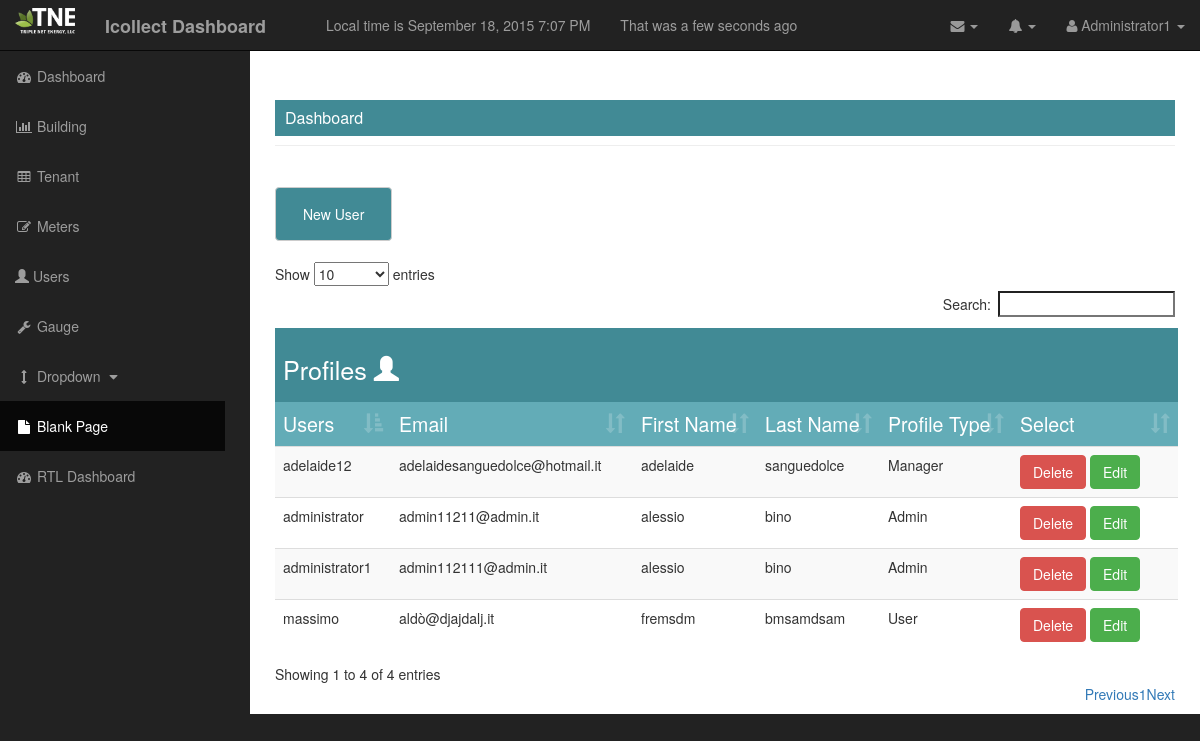
/dashboard/users (signed in), run on the app's committed database.
### project/model_.py (models this page shows, shortened)
class user_(db.Model,UserMixin):
    __tablename__ = "user"
    id_user = db.Column(db.Integer, primary_key=True)
    user = db.Column(db.String, unique=True, nullable=False)
    password = db.Column(db.String, unique=True ,nullable=False)
    email = db.Column(db.String, unique=True, nullable=False)
    first_name = db.Column(db.String, nullable=False)
    last_name = db.Column(db.String, nullable=False)
    role = db.Column(db.String, db.ForeignKey('profile_type.name'))
    gauge_ch = db.relationship('gauge_', backref='user')
    def is_authenticated(self):
        return True
    @login_.user_loader
    def load_user(id_user=None):
        return user_.query.get(int(id_user))

### project/users/view.py (the view)
@users_for_blueprint.route('/dashboard/users')
@login_required
def user_page():
    users_site = db.session.query(user_).order_by(user_.id_user)
    return render_template('users.html', users=users_site, current_time=datetime.utcnow())

### project/templates/users.html (shortened to what this page needs)
{% extends "base_.html" %}
{% block head %}
    {{ super() }}
{% endblock %}
{% block content %}
      <div id="page-wrapper">
           <div class="container-fluid">
                <div class="row">
                    <div class="page-tabs">
                        <div class="col-lg-12">
                            <ul class="nav nav-pills nav-user">
                                  <li type="button" class="btn btn-default" role="presentation"><a class="tab-extra" href="{{url_for('user.new_users')}}" aria-controls="new-user" role="tab">New User</a></li>
                            </ul>
                        </div>
                    </div>
                     <div class="col-lg-12">
                     </div>
                    <div class="col-lg-12">
                          <div class="tables">
                            <table id="tables-users" class="table table-striped table-hover">
                                <caption class="tables-users">
                                <h2>Profiles <i class="glyphicon glyphicon-user"></i>
                                </h2>
                                </caption>
                                <thead class="table-header">
                                    <tr>
                                        <td>Users</td>
                                        <td>Email</td>
                                        <td>First Name</td>
                                        <td>Last Name</td>
                                        <td>Profile Type</td>
                                        <td>Select</td>
                                    </tr>
                                </thead>
                                <tbody>
                                    {% for user in users %}
                                <tr>
                                        <td>{{user.user}}</td>
                                        <td>{{user.email}}</td>
                                        <td>{{user.first_name}}</td>
                                        <td>{{user.last_name}}</td>
                                        <td>{{user.role}}</td>
                                        <div class="btn-group-lg">
                                        <td width="150px"><a type="button" class="btn btn-danger btn-user-dng" href="{{ url_for('user.delete_users', usersdel=user.user)}}">Delete</a>
                                        <a type="button" class="btn btn-success btn-user-edit" href="{{ url_for('user.edit_users', useredit=user.user) }}">Edit</a></td>
                                        </div>
                                </tr>
                                    {% endfor %}
                                </tbody>
                            </table>
                        </div>
                    </div>
                    </div>
                </div>
           </div>
      </div>
{% endblock %}

### project/templates/base_.html (shortened to what this page needs)
<!DOCTYPE html>
<html lang="en">
{% block head %}
<head>
     <link href="{{url_for('static', filename='css/bootstrap.min.css')}}" rel="stylesheet">
     <link href="{{url_for('static', filename='css/sb-admin.css')}}" rel="stylesheet">
     <link href="{{ url_for('static', filename='css/simple-sidebar.css')}}" rel="stylesheet">
     <link href="{{url_for('static', filename='font-awesome/css/font-awesome.min.css')}}" rel="stylesheet">
    <link href="{{ url_for('static', filename='css/dataTables.bootstrap.css')}}" rel="stylesheet">
</head>
{% endblock %}
<body>
    <div id="wrapper">
        {% if current_user.is_authenticated() %}
        <nav class="navbar navbar-inverse navbar-fixed-top" role="navigation">
            <div class="navbar-header">
                <a class="navbar-brand" href="{{url_for('user.logout_')}}">
                    <img style="max-width: 60px; margin-top: -7px" src = "{{url_for ('static' , filename='images/TNE_150.png')}}">
                </a>
                <a class ="navbar-brand" href="/dashboard"><strong>Icollect Dashboard</strong></a>
                <div class="navbar-brand">
                </div>
                <div class="navbar-text"> Local time is {{ moment(current_time).format('LLL') }}</div>
                <div class="navbar-text"> That was {{ moment(current_time).fromNow(refresh=True)}}</div>
            </div>
            <ul class="nav navbar-right top-nav">
                <li class="dropdown">
                    <a href="#" class="dropdown-toggle" data-toggle="dropdown"><i class="fa fa-envelope"></i> <b class="caret"></b></a>
                </li>
                <li class="dropdown">
                    <a href="#" class="dropdown-toggle" data-toggle="dropdown"><i class="fa fa-bell"></i> <b class="caret"></b></a>
                </li>
                <li class="dropdown">
                    <a href="#" class="dropdown-toggle" data-toggle="dropdown"><i class="fa fa-user"></i>  {{ current_user.user|capitalize }} <b class="caret"></b></a>
                </li>
            </ul>
            {% endif %}
            <div class="collapse navbar-collapse navbar-ex1-collapse">
                <ul class="nav navbar-nav side-nav">
                    <li>
                        <a href="/dashboard"><i class="fa fa-fw fa-dashboard"></i> Dashboard</a>
                    </li>
                    <li>
                        <a href="/dashboard/building"><i class="fa fa-fw fa-bar-chart-o"></i> Building </a>
                    </li>
                    <li>
                        <a href="/dashboard/tenant"><i class="fa fa-fw fa-table"></i> Tenant </a>
                    </li>
                    <li>
                        <a href="/dashboard/meters"><i class="fa fa-fw fa-edit"></i> Meters </a>
                    </li>
                    <li>
                        <a href="/dashboard/users"><i class="glyphicon glyphicon-user"></i> Users </a>
                    </li>
                    <li>
                        <a href="/dashboard/prova"><i class="fa fa-fw fa-wrench"></i> Gauge</a>
                    </li>
                    <li>
                        <a href="javascript:;" data-toggle="collapse" data-target="#demo"><i class="fa fa-fw fa-arrows-v"></i> Dropdown <i class="fa fa-fw fa-caret-down"></i></a>
                    </li>
                    <li class="active">
                        <a href="blank-page.html"><i class="fa fa-fw fa-file"></i> Blank Page</a>
                    </li>
                    <li>
                        <a href="../../Template_Error/index-rtl.html"><i class="fa fa-fw fa-dashboard"></i> RTL Dashboard</a>
                    </li>
                </ul>
            </div>
        </nav>
        <div id="page-wrapper">
           <div class="container-fluid">
                <div class="row">
                    <div class="col-lg-12">
                        <h1 class="page-header">
                            <div class="box-header show-header widget-head">
                                Dashboard
                            </div>
                        </h1>
                        {% block error %}
                        <div class="col-lg-12">
                        </div>
                        {% endblock %}
                    </div>
                </div>
           </div>
    </div>
        {% block content %}
        {% endblock %}
</body>
</html>

### project/static/css/sb-admin.css (style rules this page uses)
body { margin-top: 100px; background-color: #222; }
@media (min-width:768px) { body { margin-top: 50px; } }
#wrapper { padding-left: 0; }
#page-wrapper { width: 100%; padding: 0; background-color: #fff; }
@media (min-width:768px) { #wrapper { padding-left: 225px; } }
@media (min-width:768px) { #page-wrapper { padding: 10px; } }
.top-nav { padding: 0 15px; }
.top-nav>li { display: inline-block; float: left; }
.top-nav>li>a { padding-top: 15px; padding-bottom: 15px; line-height: 20px; color: #999; }
@media (min-width:768px) { .side-nav { position: fixed; top: 51px; left: 225px; width: 225px; margin-left: -225px; border: none; border-radius: 0; overflow-y: auto; background-color: #222; bottom: 0; overflow-x: hidden; padding-bottom: 40px; } }
@media (min-width:768px) { .side-nav>li>a { width: 225px; } }
.tables { border-radius: 7px; }
.box-header { font-size: 16px; padding: 10px; background: #418A95; color: #ffffff; line-height: 16px; }

### project/static/css/simple-sidebar.css (style rules this page uses)
#wrapper { padding-left: 0; -webkit-transition: all 0.5s ease; -moz-transition: all 0.5s ease; -o-transition: all 0.5s ease; transition: all 0.5s ease; }
@media (min-width:768px) { #wrapper { padding-left: 250px; } }

### data on the page
user_: user "Administrator1", user "administrator1", email "admin112111@admin.it", first_name "alessio", last_name "bino", role "Admin"
user_: user "adelaide12", email "adelaidesanguedolce@hotmail.it", first_name "adelaide", last_name "sanguedolce", role "Manager"
user_: user "administrator", email "admin11211@admin.it", first_name "alessio", last_name "bino", role "Admin"
user_: user "massimo", email "aldò@djajdalj.it", first_name "fremsdm", last_name "bmsamdsam", role "User"
